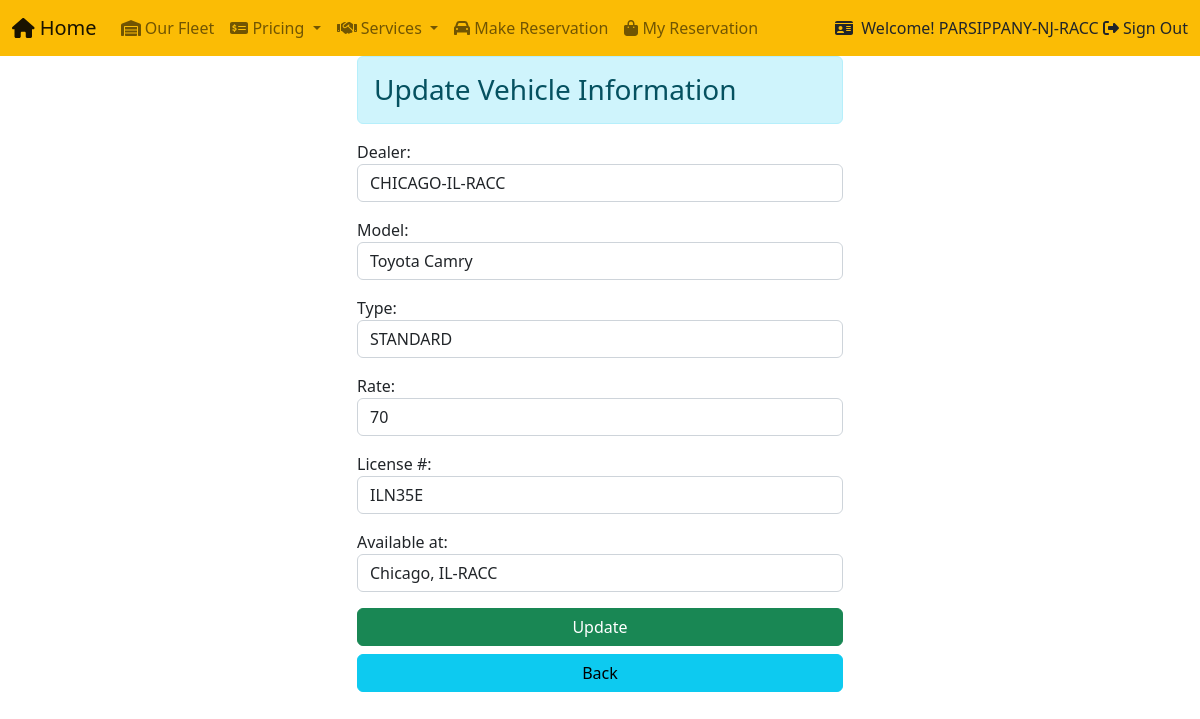
Screenshot of /editvehicle/4/ (signed in) with the database file from the repository.
### sitemain/models.py (models this page shows, shortened)
class Vehicle(models.Model):
    customer = models.ForeignKey(User, on_delete=models.CASCADE)
    model = models.CharField(max_length=100)
    type = models.CharField(max_length=100, choices=VEHICLE_TYPE, null=True)
    rate = models.IntegerField()
    licensenm = models.CharField(max_length=100)
    available_at = models.ForeignKey(
        DealerLocation, on_delete=models.CASCADE)

### sitemain/views.py (the view)
# urls.py: path('editvehicle/<int:id>/', views.editvehicle, name='editvehicle'),
def editvehicle(request, id):
    if request.user.groups.filter(name__in=['Dealer']).exists():
        if request.method == 'POST':
            ve = Vehicle.objects.get(pk=id)
            fm = VehicleForm(request.POST, instance=ve)
            if fm.is_valid():
                fm.save()
            return HttpResponseRedirect('/dealerdashboard')
        else:
            ve = Vehicle.objects.get(pk=id)
            fm = VehicleForm(instance=ve)
        return render(request, 'sitemain/editvehicle.html', {'form': fm})
    else:
        return HttpResponseRedirect('/logout')

### sitemain/forms.py
class VehicleForm(forms.ModelForm):
    class Meta:
        model = Vehicle
        fields = '__all__'
        labels = {'customer': 'Dealer', 'licensenm': 'License #'}
        widgets = {
            'customer': forms.Select(attrs={'class': 'form-control', 'type': 'select'}),
            'model': forms.TextInput(attrs={'class': 'form-control', 'type': 'text'}),
            'type': forms.Select(attrs={'class': 'form-control', 'type': 'select'}),
            'rate': forms.NumberInput(attrs={'class': 'form-control', 'type': 'number'}),
            'licensenm': forms.TextInput(attrs={'class': 'form-control'}),
            'available_at': forms.Select(attrs={'class': 'form-control', 'type': 'select'}),
        }

### sitemain/models.py (called while the page is built)
    def __str__(self):
        return self.location

### sitemain/templates/sitemain/editvehicle.html (shortened to what this page needs)
{% extends 'sitemain/base.html' %}
{% load static %}
{% block content %}
<div class="row justify-content-center">
    <div class="col-sm-5">
        <h3 class='alert alert-info'>Update Vehicle Information</h3>
        <form action="" method="POST">
            <div>
            {{form.as_p}}
            </div>
            <div class="d-grid gap-2">
            <input type="submit" class='btn btn-success' value="Update">
            <a href=" {% url 'dealerdashboard' %} " class='btn btn-info'>Back</a>
            </div>
        </form>
    </div>
</div>
{% endblock content %}

### sitemain/templates/sitemain/navbar.html (shortened to what this page needs)
<nav class="navbar navbar-expand-lg" style="background-color: #FBBC05">
    <div class="container-fluid">
      <a class="navbar-brand" href="/"><i class="fas fa-home"></i> Home</a>
      <div class="collapse navbar-collapse" id="navbarSupportedContent">
        <ul class="navbar-nav me-auto mb-2 mb-lg-0">
          <li class="nav-item">
            <a class="nav-link" href=" {% url 'fleet' %} "><i class="fas fa-warehouse"></i> Our Fleet</a>
          </li>
          <li class="nav-item dropdown">
            <a class="nav-link dropdown-toggle" href="#" role="button" data-bs-toggle="dropdown" aria-expanded="false">
              <i class="fas fa-money-check-alt"></i> Pricing
            </a>
          </li>
          <li class="nav-item dropdown">
            <a class="nav-link dropdown-toggle" href="#" role="button" data-bs-toggle="dropdown" aria-expanded="false">
              <i class="fas fa-handshake" aria-hidden="true"></i> Services
            </a>
          </li>
          <li class="nav-item">
            <a class="nav-link" href="{% url 'reservation_request' %}"><i class="fa fa-car" aria-hidden="true"></i> Make Reservation</a>
          </li>
          {% if request.user.is_authenticated %}
          <li class="nav-item">
            <a class="nav-link" href="{% url 'showreservation' %}"><i class="fas fa-shopping-bag"></i> My Reservation</a>
          </li>
          {% endif %}
        </ul>
        {% if request.user.is_authenticated %}
        <i class="fas fa-id-card"></i>&nbsp Welcome! {{request.user.username}}&nbsp
          <a class="nav-link" href="{% url 'logout' %}"><i class="fa fa-sign-out-alt" aria-hidden="true"></i> Sign Out</a>
        {% endif %}
      </div>
    </div>
</nav>

### rows the page displays
Vehicle: customer "CHICAGO-IL-RACC", model "Toyota Camry", type "STANDARD", rate "70", licensenm "ILN35E", available_at "Chicago, IL-RACC"

### other values shown
{{ request.user.username }} "PARSIPPANY-NJ-RACC"
